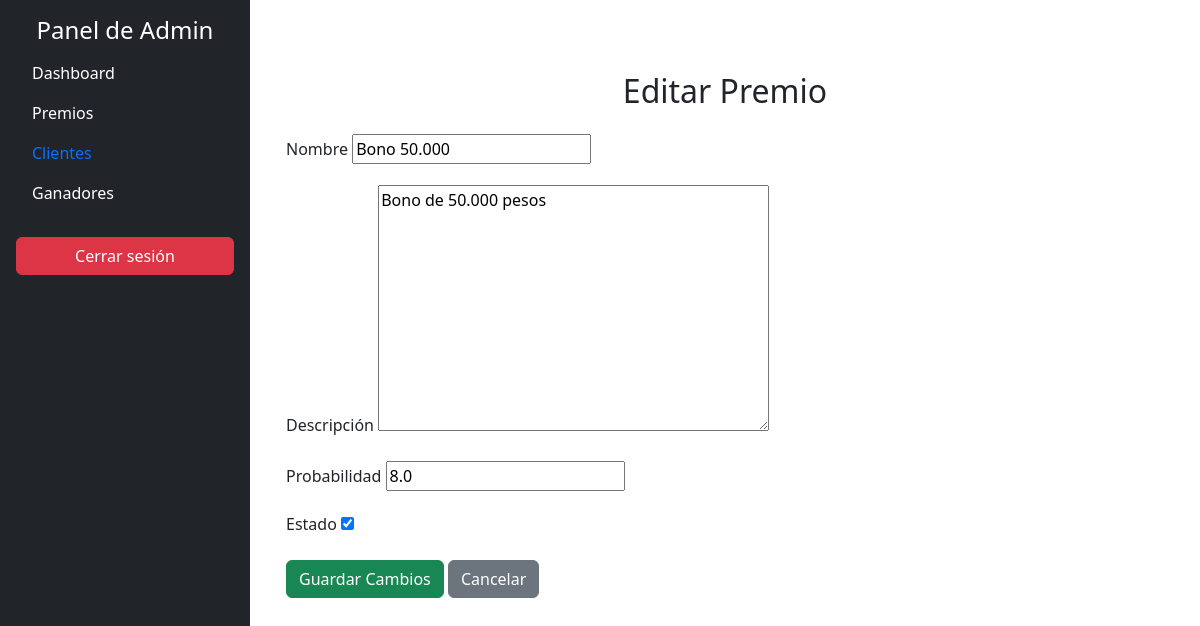
/ruleta/admin/premios/editar/1/ (signed in), run on an earlier commit of the app's database.
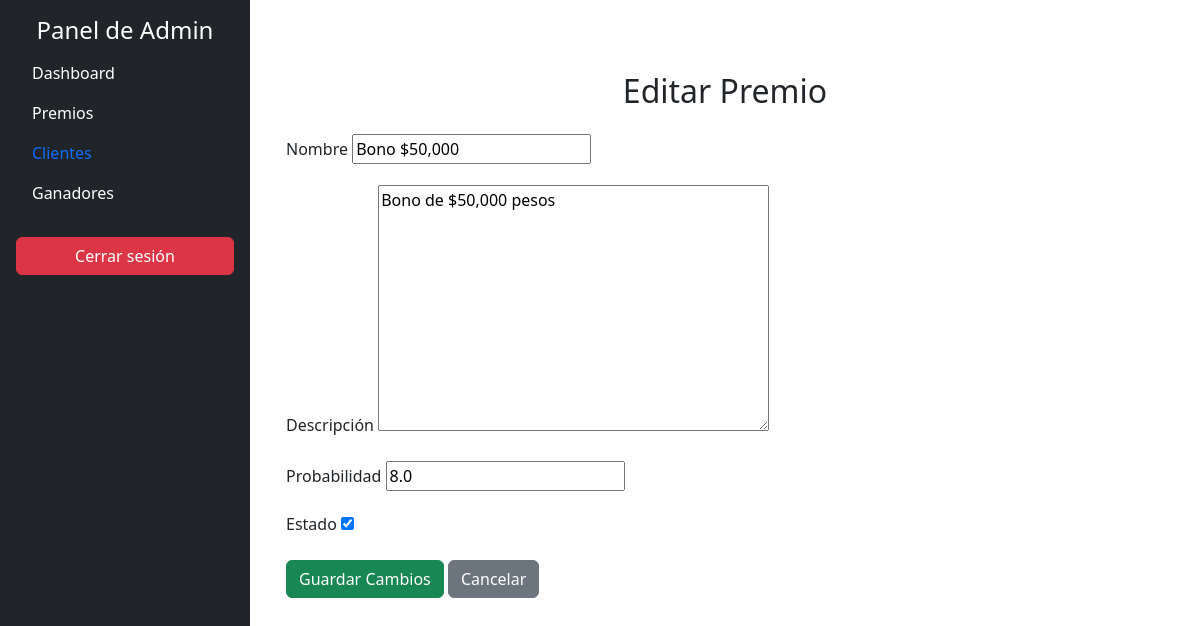
And on a later commit of the database.
### ruleta/models.py (models this page shows, shortened)
class Premio(models.Model):
    nombre = models.CharField(max_length=50)
    descripcion = models.TextField()
    probabilidad = models.FloatField(help_text="Probabilidad de ganar este premio (en porcentaje)")
    estado = models.BooleanField(default=True)  # Activo/Inactivo

### ruleta/views.py (the view)
# urls.py: path('admin/premios/editar/<int:pk>/', views.EditarPremioView.as_view(), name='editar_premio'),
class EditarPremioView(UserPassesTestMixin, UpdateView):
    model = Premio
    fields = ['nombre', 'descripcion', 'probabilidad', 'estado']
    template_name = 'admin/editar_premio.html'
    success_url = reverse_lazy('premios_crud')
    def test_func(self):
        return self.request.user.is_superuser

### ruleta/templates/admin/editar_premio.html (shortened to what this page needs)
{% extends "base.html" %}
{% block content %}
<div class="container mt-5">
  <h2 class="text-center">Editar Premio</h2>
  <form method="post" class="mt-4">
    <div class="mb-3">
      <label for="id_nombre" class="form-label">Nombre</label>
      {{ form.nombre }}
    </div>
    <div class="mb-3">
      <label for="id_descripcion" class="form-label">Descripción</label>
      {{ form.descripcion }}
    </div>
    <div class="mb-3">
      <label for="id_probabilidad" class="form-label">Probabilidad</label>
      {{ form.probabilidad }}
    </div>
    <div class="mb-3">
      <label for="id_estado" class="form-label">Estado</label>
      {{ form.estado }}
    </div>
    <button type="submit" class="btn btn-success">Guardar Cambios</button>
    <a href="{% url 'premios_crud' %}" class="btn btn-secondary">Cancelar</a>
  </form>
</div>
{% endblock %}

What changed in the data, as far as the page shows it:
changed Premio: nombre "Bono 50.000" → "Bono $50,000"; descripcion "Bono de 50.000 pesos" → "Bono de $50,000 pesos"
